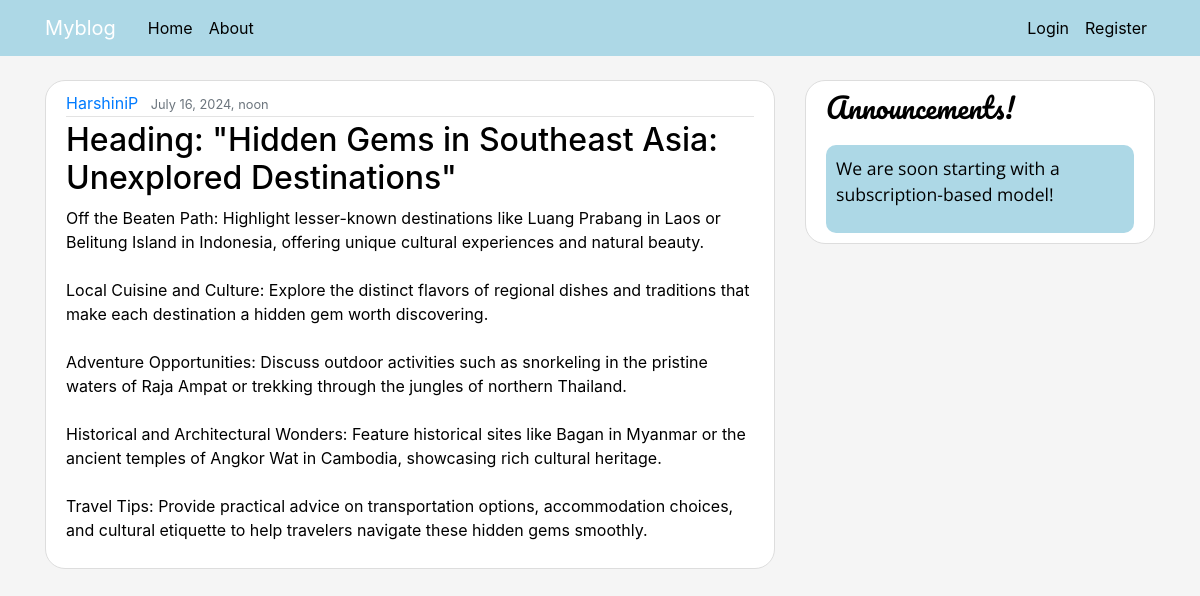
The app's page /post/18/ with its own data.
### Myblog/models.py (models this page shows, shortened)
class Post(models.Model):
    title=models.CharField(max_length=100)
    content=models.TextField()
    date_posted=models.DateTimeField(default=timezone.now)
    author=models.ForeignKey(User,on_delete=models.CASCADE)

### Myblog/views.py (the view)
class PostDetailView(DetailView):
    model=Post

### Myblog/templates/Myblog/post_detail.html (shortened to what this page needs)
{% extends "Myblog/base.html" %}
{% block content %}
<article class="media content-section">
    <div class="media-body">
        <div class="article-metadata">
            <a class="mr-2" href="{% url 'user-posts' object.author.username %}">{{ object.author }}</a>
            <small class="text-muted">{{ object.date_posted }}</small>
        </div>
        <h2 clas="article-title">{{ object.title }}</h2>
        <p class="article-content">{{ object.content }}</p>
    </div>
</article>
{% endblock %}

### Myblog/static/Myblog/main.css (style rules this page uses)
body { background :whitesmoke; color:black; margin-top: 5rem; }
h1, h2, h3, h4, h5, h6 { color:black; }
.content-section { background :white; padding: 10px 20px; border: 1px solid #dddddd; border-radius: 20px; margin-bottom: 20px; }
.article-content { white-space: pre-line; }
.article-metadata { padding-bottom: 1px; margin-bottom: 4px; border-bottom: 1px solid #e3e3e3 }

### records on screen
Post: author "HarshiniP", date_posted "July 16, 2024, noon", title "Heading: \"Hidden Gems in Southeast Asia: Unexplored Destinations\"", content "Off the Beaten Path: Highlight lesser-known destinations like Luang Prabang in Laos or Belitung Island in Indonesia, offering unique cultural experiences and natural beauty. Local Cuisine and Culture: Explore the distinct flavors of regional dishes and traditions that make each destination a hidden gem worth discovering. Adventure Opportunities: Discuss outdoor activities such as snorkeling in the pristine waters of Raja Ampat or trekking through the jungles of northern Thailand. Historical and Architectural Wonders: Feature historical sites like Bagan in Myanmar or the ancient temples of Angkor Wat in Cambodia, showcasing rich cultural heritage. Travel Tips: Provide practical advice on…"
